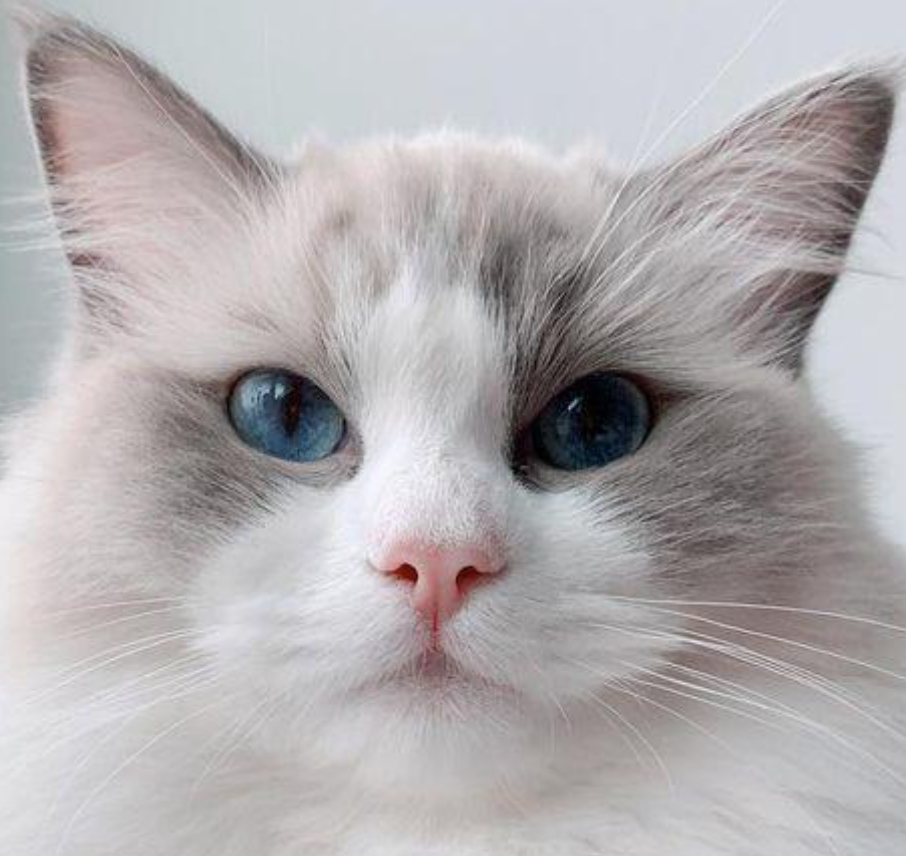
#> input picture pc.jpg, 906 x 856 px
$ python claheunsskim.py
#> lines starting #> are read from the running program, lines starting #| are printed output that depends on the picture; after the words box and inside, x2 and y2 are one past the last pixel; in counts of white or black regions, pixels touching at a corner belong together
import cv2
import numpy as np
from skimage import filters, feature
from skimage import exposure
from matplotlib import pyplot as plt
from skimage.filters import sobel
import skimage.io as io
import skimage.color as color
from skimage import exposure, filters
from skimage.filters import unsharp_mask

# Load the image
image = io.imread("pc.jpg", as_gray=False)
#> image is the input picture: shape (856, 906, 4); mean R, G, B, A 178.4, 174.5, 176.4, 255
if image.shape[2] == 4:
    image = color.rgba2rgb(image)
#> image: shape (856, 906, 3) float64

# Convert the image to grayscale
gray_image = color.rgb2gray(image)

# Apply Contrast Limited Adaptive Histogram Equalization (CLAHE)
clahe = exposure.equalize_adapthist(gray_image, clip_limit=0.02)
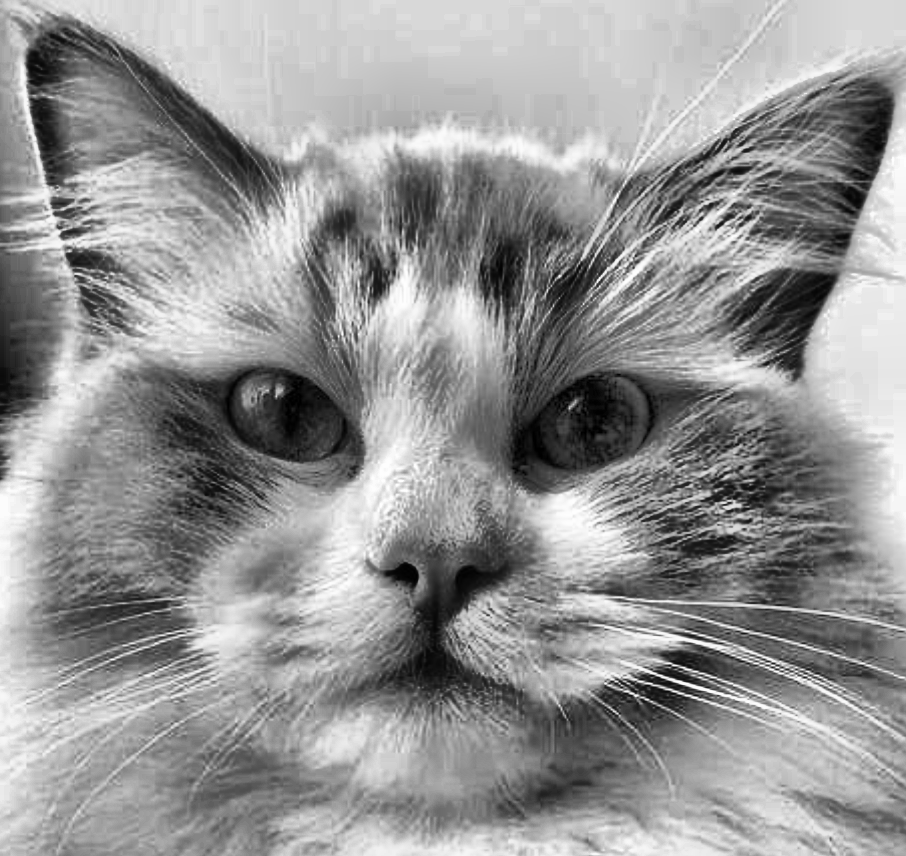
#> clahe: shape (856, 906) float64; min 0, max 1, mean 0.584

# Apply Unsharp Masking to the CLAHE image
blurred = filters.unsharp_mask(clahe, radius=1, amount=1)
unsharp_mask = clahe + blurred

# Perform thresholding
threshold_value = filters.threshold_otsu(blurred)
#> threshold_value = 0.545
binary_image = blurred > threshold_value
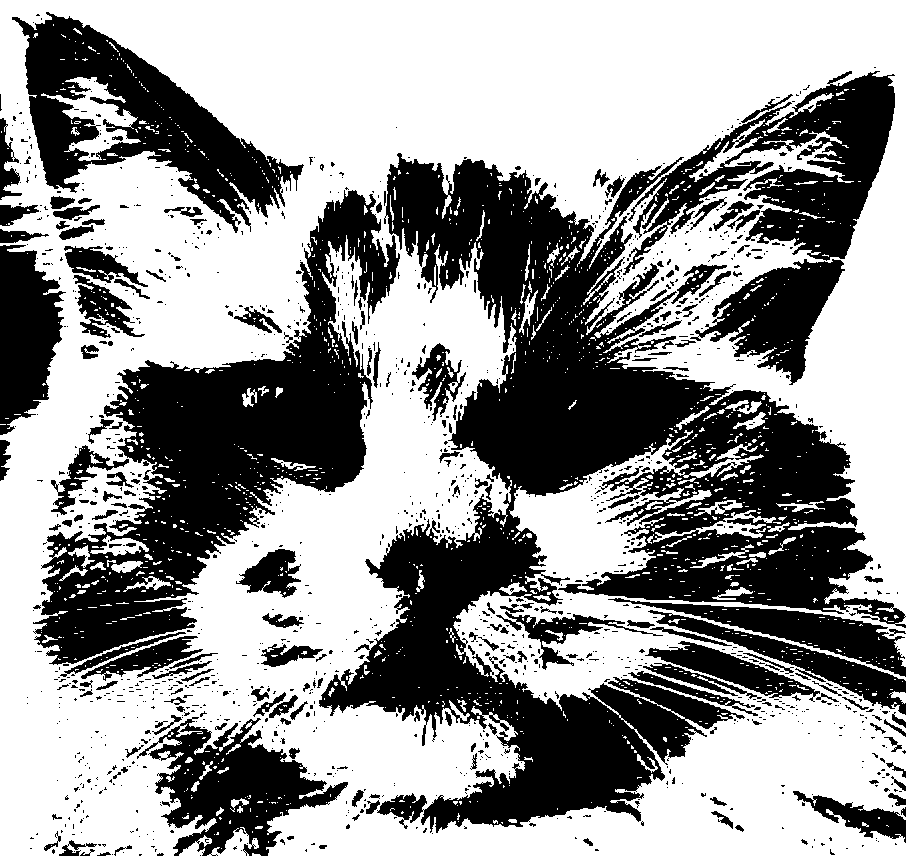
#> binary_image: shape (856, 906) bool; 59.3% white; 1322 black regions (1120 under 20 px), largest, box (x1, y1, x2, y2) and area: (319, 153, 906, 833) 133818, (33, 190, 400, 665) 56132, (12, 12, 304, 233) 23307

# Menghitung Histogram of Oriented Gradients (HOG)
# [59 lines left out: functions calculate_gradient, calculate_histogram, calculate_hog, not called in this run]

hog_image = feature.hog(unsharp_mask, orientations=9, pixels_per_cell=(8, 8),
                                      cells_per_block=(2, 2), visualize=True, block_norm='L2-Hys')

# Menampilkan citra asli, citra hasil AHE, citra hasil Unsharp Masking,
# citra hasil segmentasi, dan visualisasi HOG
titles = ['Original', 'AHE', 'Unsharp Masking', 'Segmentation', 'HOG']
#> (the run stopped early here; a loop or call above may not have finished)

$ run again, with DP_ragdoll-1-_jpg.rf.75f14861f3d69db4d460287523598d43.jpg copied over pc.jpg
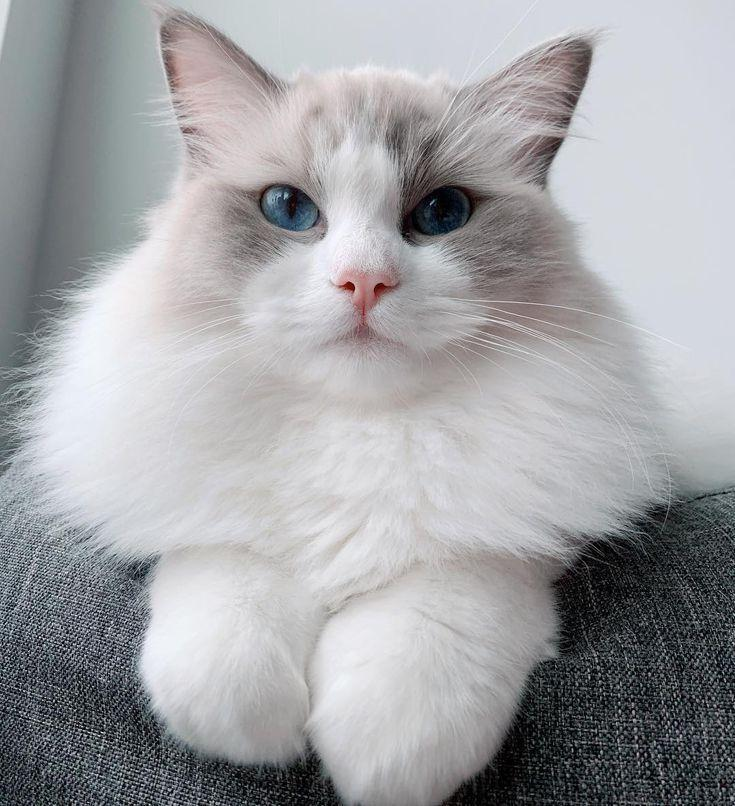
#> input picture DP_ragdoll-1-_jpg.rf.75f14861f3d69db4d460287523598d43.jpg, 735 x 806 px
#> image is the input picture: shape (806, 735, 3); mean R, G, B 161.2, 161.8, 164.9
#> `clahe = exposure.equalize_adapthist(gray_image, clip_limit=0.02)`:
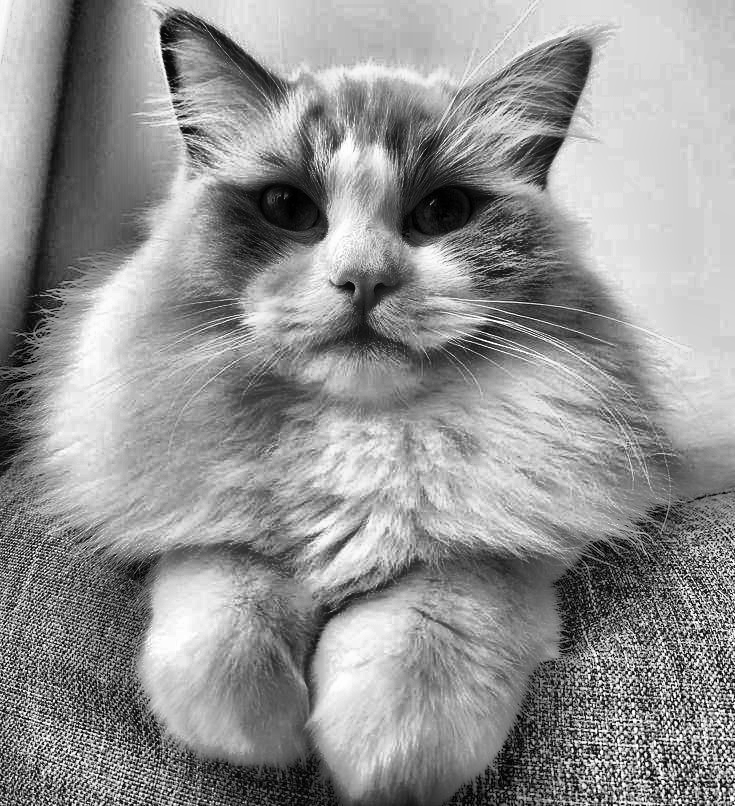
#> clahe: shape (806, 735) float64; min 0, max 1, mean 0.575
#> threshold_value = 0.521
#> `binary_image = blurred > threshold_value`:
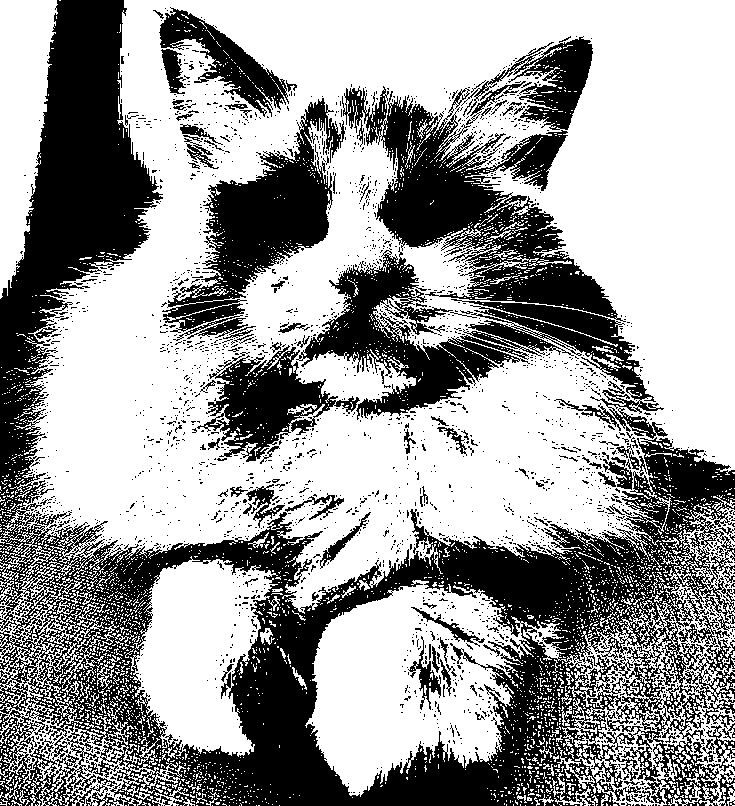
#> binary_image: shape (806, 735) bool; 61.4% white; 2388 black regions (2279 under 20 px), largest, box (x1, y1, x2, y2) and area: (0, 0, 735, 806) 138596, (342, 86, 626, 322) 22806, (162, 98, 345, 341) 14447
